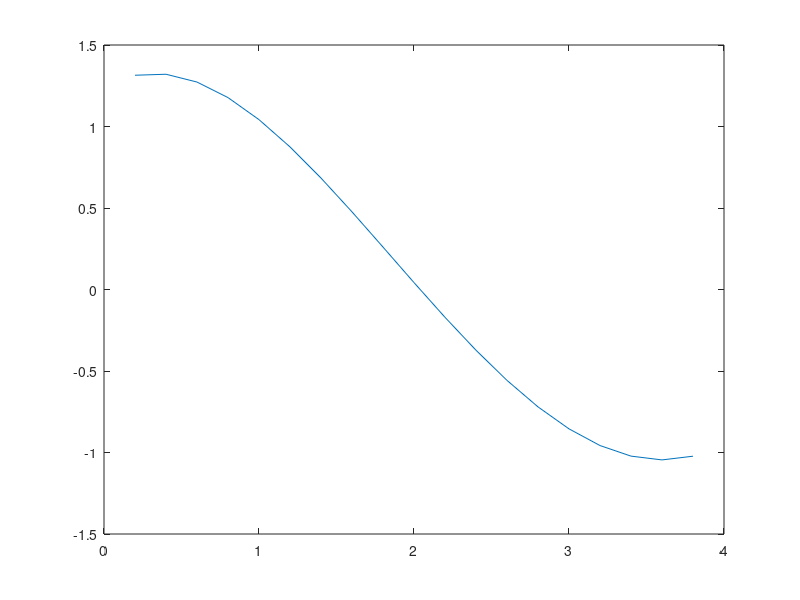

Write the MATLAB code that produced this figure.
clear all
close all
Tu=-0.95;
Ti=1.25;
h=0.2;
t=h:h:4-h;
n=length(t);
f=2*t./(1+t.^(2));
g=-2./(1+t.^(2));
q=ones(1,n);
a=((-h*f)/2)-1;
b=(h*h)*g+2;
c=((h*f)/2)-1;
d=(-h^2)*q;
tren=[0 c(1:n-1)]';
giua=b';
duoi=[a(2:n) 0]';
    A=spdiags([duoi giua tren],[-1 0 1],n,n);
    full(A)
    B(1,1)=d(1)-a(1)*Ti;
    B(n,1)=d(n)-c(n)*Tu;
    for i=2:n-1
        B(i,1)=d(i);
    end
    X=A\B
    plot(t,X)
    
    
   